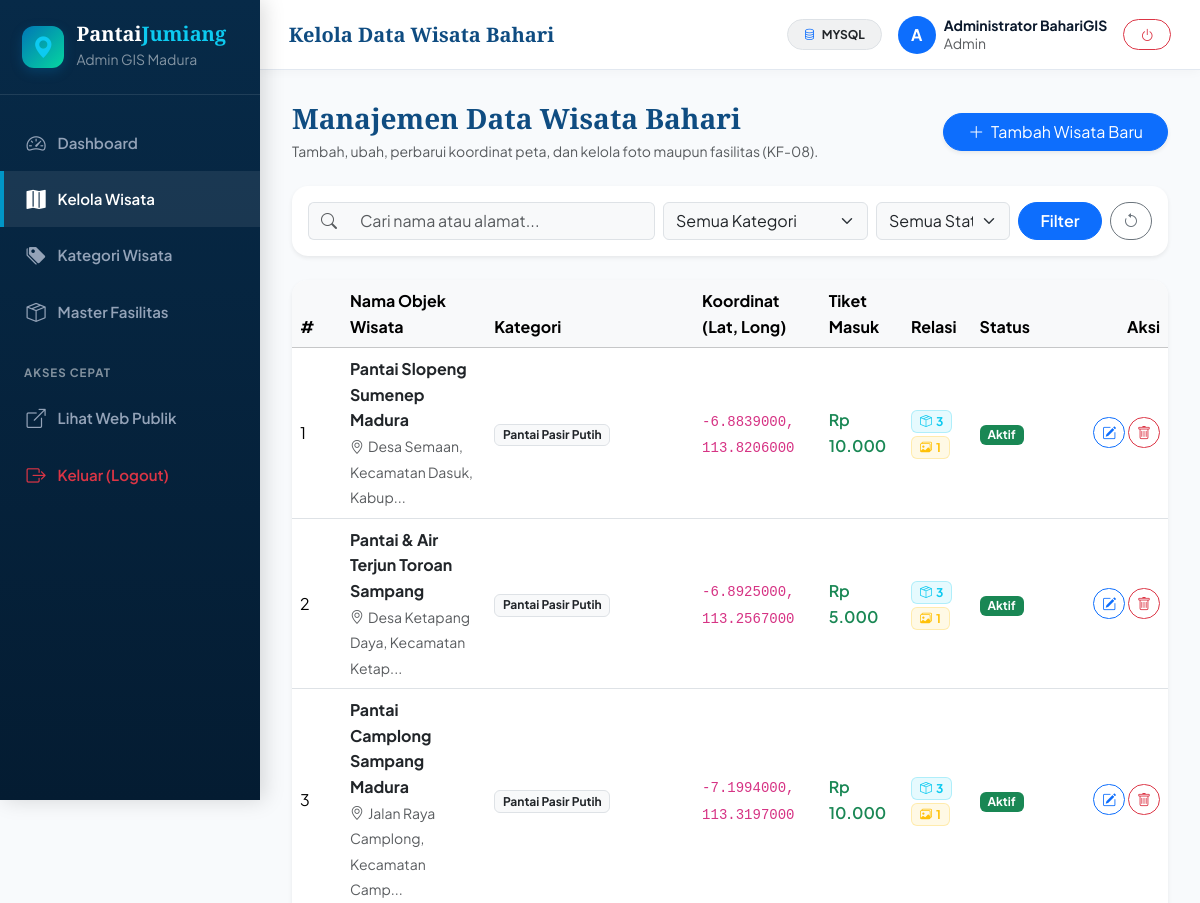
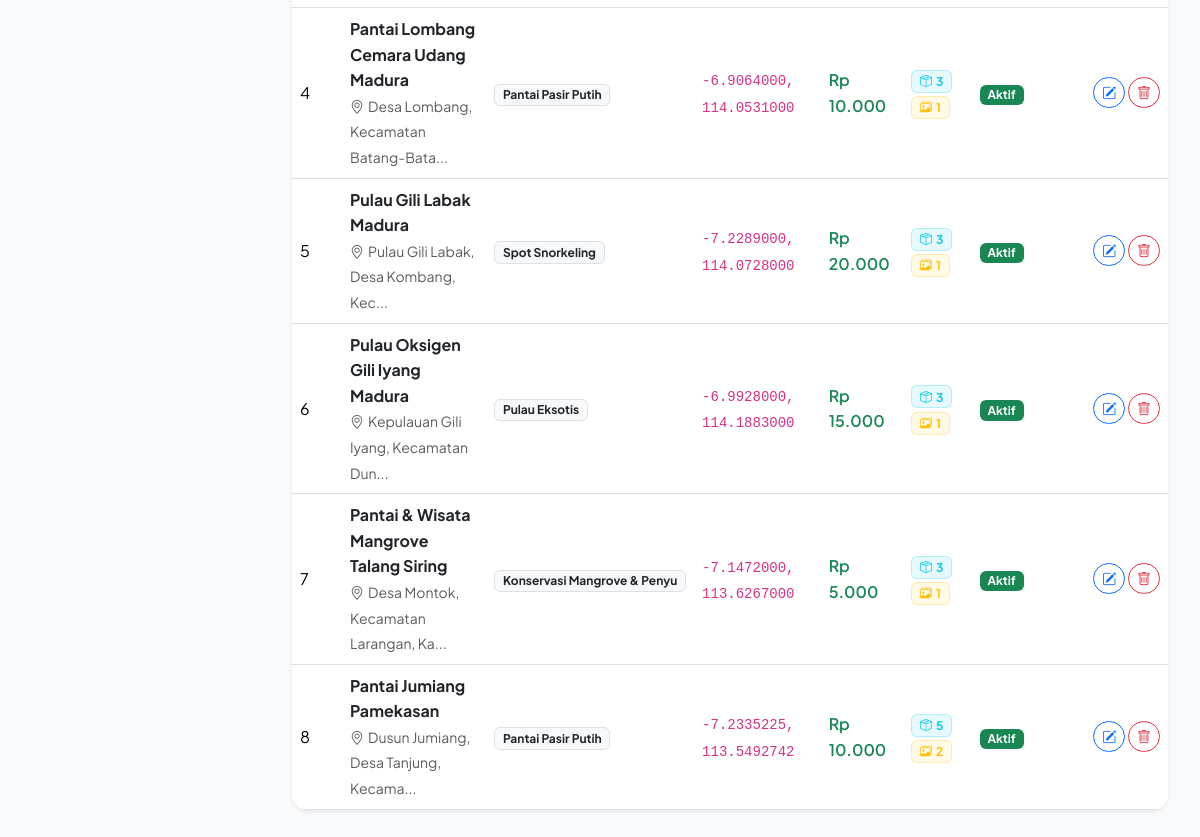
/admin/wisata.php (signed in), run on an earlier commit of the app's database (2 pictures, top to bottom).
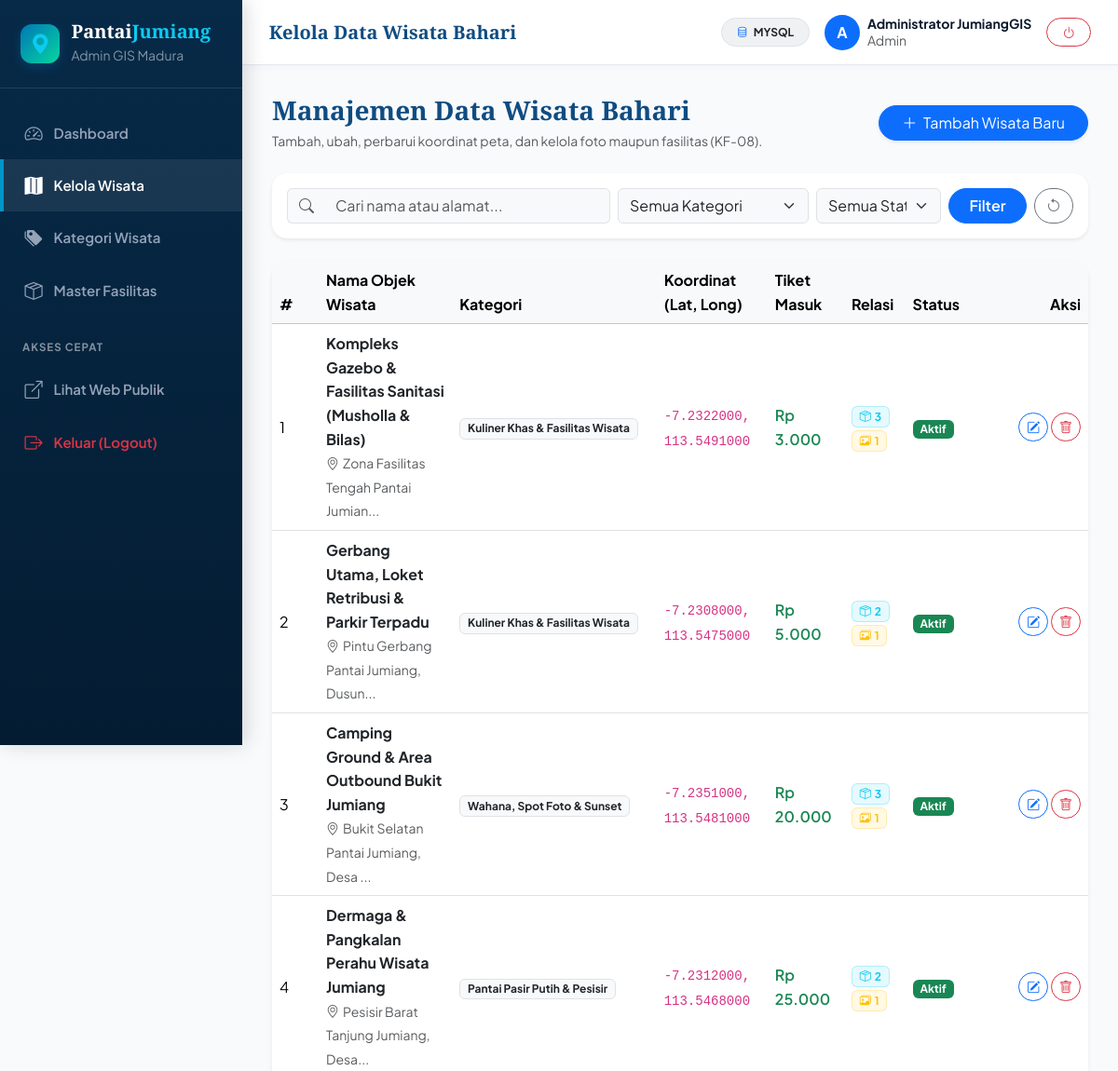
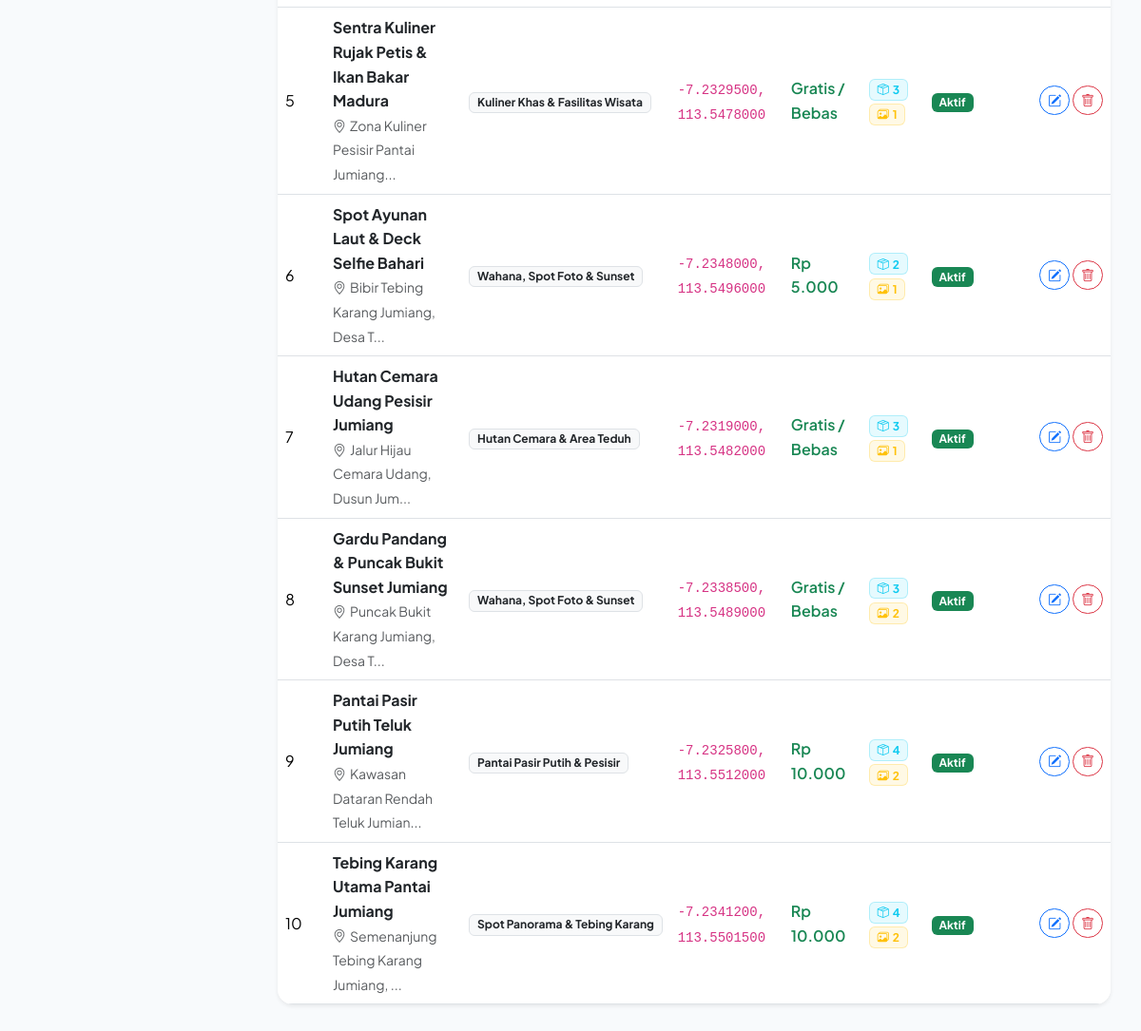
And on a later commit of the database (2 pictures, top to bottom).
### tables this page shows
CREATE TABLE `wisata` (
  `id_wisata` INT AUTO_INCREMENT PRIMARY KEY,
  `id_kategori` INT NOT NULL,
  `nama_wisata` VARCHAR(150) NOT NULL,
  `deskripsi` TEXT NOT NULL,
  `alamat` TEXT NOT NULL,
  `latitude` DECIMAL(10,7) NOT NULL,
  `longitude` DECIMAL(10,7) NOT NULL,
  `harga_tiket` DECIMAL(12,2) DEFAULT 0.00,
  `jam_operasional` VARCHAR(100) DEFAULT '08:00 - 17:00 WIB',
  `status` ENUM('aktif', 'draft', 'nonaktif') DEFAULT 'aktif',
  `id_user` INT NOT NULL,
  `created_at` DATETIME DEFAULT CURRENT_TIMESTAMP,
  CONSTRAINT `fk_wisata_kategori` FOREIGN KEY (`id_kategori`) REFERENCES `kategori_wisata` (`id_kategori`) ON DELETE RESTRICT ON UPDATE CASCADE,
  CONSTRAINT `fk_wisata_user` FOREIGN KEY (`id_user`) REFERENCES `users` (`id_user`) ON DELETE RESTRICT ON UPDATE CASCADE
);

CREATE TABLE `kategori_wisata` (
  `id_kategori` INT AUTO_INCREMENT PRIMARY KEY,
  `nama_kategori` VARCHAR(100) NOT NULL,
  `deskripsi` TEXT NULL
);

### config/db.php (called while the page is built, shortened)
<?php
function formatRupiah(float|int $amount): string {
    if ($amount <= 0) return 'Gratis / Bebas';
    return 'Rp ' . number_format($amount, 0, ',', '.');
}

### admin/wisata.php (the view, shortened to what the changed rows need)
<?php
require_once __DIR__ . '/../config/db.php';
$db = getDB();
$sql = "
    SELECT w.*, k.nama_kategori,
        (SELECT COUNT(*) FROM wisata_fasilitas wf WHERE wf.id_wisata = w.id_wisata) AS total_fasilitas,
        (SELECT COUNT(*) FROM foto_wisata fw WHERE fw.id_wisata = w.id_wisata) AS total_foto
    FROM wisata w
    JOIN kategori_wisata k ON w.id_kategori = k.id_kategori
    WHERE 1=1
";
$params = [];
$sql .= " ORDER BY w.id_wisata DESC";
$stmt = $db->prepare($sql);
$stmt->execute($params);
$wisataList = $stmt->fetchAll();
include __DIR__ . '/../includes/admin_header.php';
?>
<div class="card border-0 shadow-sm rounded-4 overflow-hidden">
    <div class="table-responsive">
        <table class="table table-hover align-middle mb-0">
            <thead class="table-light">
                <tr>
                    <th style="width: 50px;">#</th>
                    <th>Nama Objek Wisata</th>
                    <th>Kategori</th>
                    <th>Koordinat (Lat, Long)</th>
                    <th>Tiket Masuk</th>
                    <th>Relasi</th>
                    <th>Status</th>
                    <th class="text-end" style="width: 130px;">Aksi</th>
                </tr>
            </thead>
            <tbody>
                <?php if (empty($wisataList)): ?>
                    <tr>
                        <td colspan="8" class="text-center py-5 text-muted">
                            <i class="bi bi-inbox fs-2 d-block mb-2 text-muted"></i>
                            Tidak ada data wisata bahari yang ditemukan.
                        </td>
                    </tr>
                <?php else: ?>
                    <?php foreach ($wisataList as $idx => $w): ?>
                        <tr>
                            <td><?= $idx + 1 ?></td>
                            <td>
                                <div class="fw-bold text-dark"><?= htmlspecialchars($w['nama_wisata']) ?></div>
                                <small class="text-muted"><i class="bi bi-geo-alt me-1"></i><?= htmlspecialchars(mb_strimwidth($w['alamat'], 0, 38, '...')) ?></small>
                            </td>
                            <td>
                                <span class="badge bg-light text-dark border"><?= htmlspecialchars($w['nama_kategori']) ?></span>
                            </td>
                            <td>
                                <code><?= $w['latitude'] ?>, <?= $w['longitude'] ?></code>
                            </td>
                            <td>
                                <span class="fw-semibold text-success"><?= formatRupiah((float)$w['harga_tiket']) ?></span>
                            </td>
                            <td>
                                <span class="badge bg-info bg-opacity-10 text-info border border-info border-opacity-25" title="Total Fasilitas Terhubung">
                                    <i class="bi bi-box-seam me-1"></i><?= $w['total_fasilitas'] ?>
                                </span>
                                <span class="badge bg-warning bg-opacity-10 text-warning border border-warning border-opacity-25" title="Total Foto Galeri">
                                    <i class="bi bi-images me-1"></i><?= $w['total_foto'] ?>
                                </span>
                            </td>
                            <td>
                                <span class="badge <?= $w['status'] === 'aktif' ? 'bg-success' : ($w['status'] === 'draft' ? 'bg-warning text-dark' : 'bg-secondary') ?>">
                                    <?= htmlspecialchars(ucfirst($w['status'])) ?>
                                </span>
                            </td>
                            <td class="text-end">
                                <button type="button" onclick="window.editWisata(<?= $w['id_wisata'] ?>)" class="btn btn-sm btn-outline-primary rounded-pill px-2" title="Edit Wisata">
                                    <i class="bi bi-pencil-square"></i>
                                </button>
                                <button type="button" onclick="window.deleteWisata(<?= $w['id_wisata'] ?>, '<?= htmlspecialchars(addslashes($w['nama_wisata'])) ?>')" class="btn btn-sm btn-outline-danger rounded-pill px-2" title="Hapus Wisata">
                                    <i class="bi bi-trash"></i>
                                </button>
                            </td>
                        </tr>
                    <?php endforeach; ?>
                <?php endif; ?>
            </tbody>
        </table>
    </div>
</div>
<?php include __DIR__ . '/../includes/admin_footer.php'; ?>

### includes/admin_header.php (shortened to what the changed rows need)
<?php
require_once __DIR__ . '/../config/db.php';
$userName = $_SESSION['nama'] ?? 'Admin';
$userRole = $_SESSION['role'] ?? 'admin';
?>
<!DOCTYPE html>
<html lang="id">
<head>
    <link href="https://cdn.jsdelivr.net/npm/bootstrap@5.3.3/dist/css/bootstrap.min.css" rel="stylesheet">
    <link rel="stylesheet" href="https://cdn.jsdelivr.net/npm/bootstrap-icons@1.11.3/font/bootstrap-icons.min.css">
    <link rel="stylesheet" href="https://unpkg.com/leaflet@1.9.4/dist/leaflet.css"/>
    <link rel="stylesheet" href="../assets/css/style.css">
    <link rel="stylesheet" href="../assets/css/admin.css">
</head>
<body class="admin-body">
<div class="admin-main">
    <header class="admin-topbar">
        <div class="d-flex align-items-center gap-3">
            <div class="d-flex align-items-center gap-2">
                <div class="d-none d-md-block text-start" style="line-height: 1.2;">
                    <div class="fw-bold small"><?= htmlspecialchars($userName) ?></div>
                    <small class="text-muted text-capitalize"><?= htmlspecialchars($userRole) ?></small>
                </div>
            </div>
        </div>
    </header>
    <main class="admin-content">

What changed in the data, as far as the page shows it:
added wisata: nama_wisata "Kompleks Gazebo & Fasilitas Sanitasi (Musholla & Bilas)", alamat "Zona Fasilitas Tengah Pantai Jumian...", id_kategori.nama_kategori "Kuliner Khas & Fasilitas Wisata", latitude "-7.2322000", longitude "113.5491000", harga_tiket "Rp 3.000", total_fasilitas "3", total_foto "1", status "Aktif"
added wisata: nama_wisata "Gerbang Utama, Loket Retribusi & Parkir Terpadu", alamat "Pintu Gerbang Pantai Jumiang, Dusun...", id_kategori.nama_kategori "Kuliner Khas & Fasilitas Wisata", latitude "-7.2308000", longitude "113.5475000", harga_tiket "Rp 5.000", total_fasilitas "2", total_foto "1", status "Aktif"
changed wisata: nama_wisata "Pantai Slopeng Sumenep Madura" → "Camping Ground & Area Outbound Bukit Jumiang"; alamat "Desa Semaan, Kecamatan Dasuk, Kabup..." → "Bukit Selatan Pantai Jumiang, Desa ..."; id_kategori.nama_kategori "Pantai Pasir Putih" → "Wahana, Spot Foto & Sunset"; latitude "-6.8839000" → "-7.2351000"; longitude "113.8206000" → "113.5481000"; harga_tiket "Rp 10.000" → "Rp 20.000"
changed wisata: nama_wisata "Pantai & Air Terjun Toroan Sampang" → "Dermaga & Pangkalan Perahu Wisata Jumiang"; alamat "Desa Ketapang Daya, Kecamatan Ketap..." → "Pesisir Barat Tanjung Jumiang, Desa..."; id_kategori.nama_kategori "Pantai Pasir Putih" → "Pantai Pasir Putih & Pesisir"; latitude "-6.8925000" → "-7.2312000"; longitude "113.2567000" → "113.5468000"; harga_tiket "Rp 5.000" → "Rp 25.000"; total_fasilitas "3" → "2"
changed wisata: nama_wisata "Pantai Camplong Sampang Madura" → "Sentra Kuliner Rujak Petis & Ikan Bakar Madura"; alamat "Jalan Raya Camplong, Kecamatan Camp..." → "Zona Kuliner Pesisir Pantai Jumiang..."; id_kategori.nama_kategori "Pantai Pasir Putih" → "Kuliner Khas & Fasilitas Wisata"; latitude "-7.1994000" → "-7.2329500"; longitude "113.3197000" → "113.5478000"; harga_tiket "Rp 10.000" → "Gratis / Bebas"
changed wisata: nama_wisata "Pantai Lombang Cemara Udang Madura" → "Spot Ayunan Laut & Deck Selfie Bahari"; alamat "Desa Lombang, Kecamatan Batang-Bata..." → "Bibir Tebing Karang Jumiang, Desa T..."; id_kategori.nama_kategori "Pantai Pasir Putih" → "Wahana, Spot Foto & Sunset"; latitude "-6.9064000" → "-7.2348000"; longitude "114.0531000" → "113.5496000"; harga_tiket "Rp 10.000" → "Rp 5.000"; total_fasilitas "3" → "2"
changed wisata: nama_wisata "Pulau Gili Labak Madura" → "Hutan Cemara Udang Pesisir Jumiang"; alamat "Pulau Gili Labak, Desa Kombang, Kec..." → "Jalur Hijau Cemara Udang, Dusun Jum..."; id_kategori.nama_kategori "Spot Snorkeling" → "Hutan Cemara & Area Teduh"; latitude "-7.2289000" → "-7.2319000"; longitude "114.0728000" → "113.5482000"; harga_tiket "Rp 20.000" → "Gratis / Bebas"
changed wisata: nama_wisata "Pulau Oksigen Gili Iyang Madura" → "Gardu Pandang & Puncak Bukit Sunset Jumiang"; alamat "Kepulauan Gili Iyang, Kecamatan Dun..." → "Puncak Bukit Karang Jumiang, Desa T..."; id_kategori.nama_kategori "Pulau Eksotis" → "Wahana, Spot Foto & Sunset"; latitude "-6.9928000" → "-7.2338500"; longitude "114.1883000" → "113.5489000"; harga_tiket "Rp 15.000" → "Gratis / Bebas"; total_foto "1" → "2"
changed wisata: nama_wisata "Pantai & Wisata Mangrove Talang Siring" → "Pantai Pasir Putih Teluk Jumiang"; alamat "Desa Montok, Kecamatan Larangan, Ka..." → "Kawasan Dataran Rendah Teluk Jumian..."; id_kategori.nama_kategori "Konservasi Mangrove & Penyu" → "Pantai Pasir Putih & Pesisir"; latitude "-7.1472000" → "-7.2325800"; longitude "113.6267000" → "113.5512000"; harga_tiket "Rp 5.000" → "Rp 10.000"; total_fasilitas "3" → "4"; total_foto "1" → "2"
changed wisata: nama_wisata "Pantai Jumiang Pamekasan" → "Tebing Karang Utama Pantai Jumiang"; alamat "Dusun Jumiang, Desa Tanjung, Kecama..." → "Semenanjung Tebing Karang Jumiang, ..."; id_kategori.nama_kategori "Pantai Pasir Putih" → "Spot Panorama & Tebing Karang"; latitude "-7.2335225" → "-7.2341200"; longitude "113.5492742" → "113.5501500"; total_fasilitas "5" → "4"
Also different on the page:
$userName: "Administrator BahariGIS" → "Administrator JumiangGIS"
